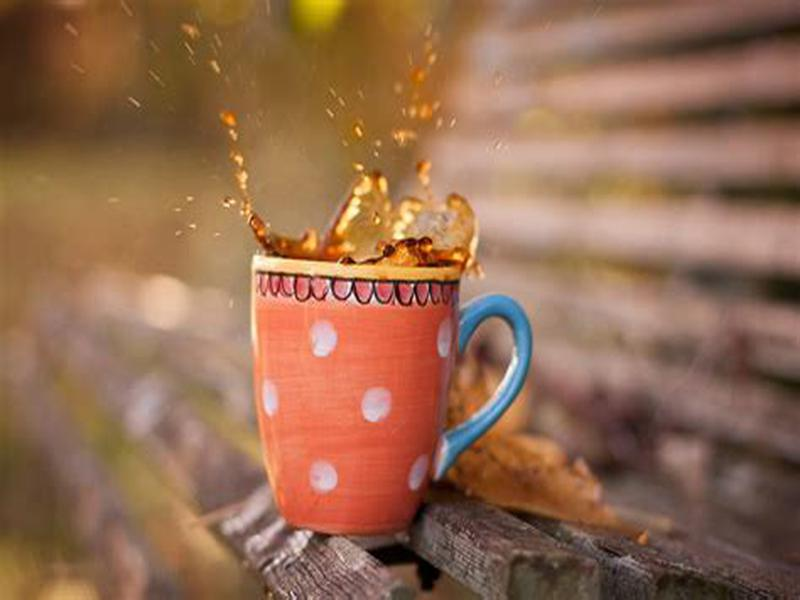
#> input picture custom_obj_detection/images/test/cup-1.jpg, 800 x 600 px, given in place of testbook-1.jpg, which was not available
$ python transform_img_res.py --directory images/test --size 100 100   (older library calls are emulated)
#> lines starting #> are read from the running program, lines starting #| are printed output that depends on the picture
''' This is a custom script for image resolution transformation '''
# works only witn jpg and not with jpeg

from PIL import Image
import os
import argparse


def rescale_imgs(directory, size):
#> called with directory = 'images/test'
    for img in os.listdir(directory):
        im = Image.open(directory + img)
#> im is the input picture: PIL image 800x600 RGB; mean R, G, B 148.2, 107, 80.5
        img_resized = im.resize(size, Image.ANTIALIAS)
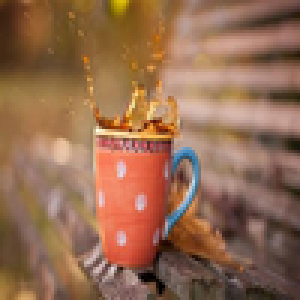
#> img_resized: PIL image 100x100 RGB (shown 3 times larger); mean R, G, B 148.2, 107, 80.5
        img_resized.save(directory + img)
#> pass 2 of the loop in rescale_imgs, `for img in os.listdir(directory):`:
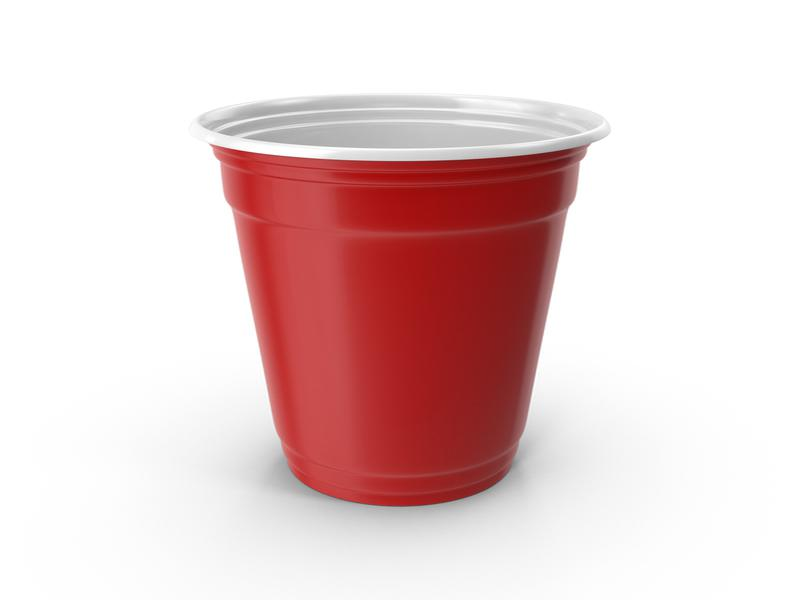
#> input picture custom_obj_detection/images/test/cup-4.jpg, 800 x 600 px, given in place of testbook-6.jpg, which was not available
#> in rescale_imgs, im is the input picture: PIL image 800x600 RGB; mean R, G, B 231.7, 207.1, 207.1
#> in rescale_imgs, `img_resized = im.resize(size, Image.ANTIALIAS)`:
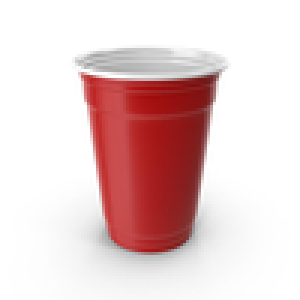
#> img_resized: PIL image 100x100 RGB (shown 3 times larger); mean R, G, B 231.7, 207, 207.1

if __name__ == '__main__':
    parser = argparse.ArgumentParser(description="Rescale images")
    parser.add_argument('-d', '--directory', type=str, required=True,
    help='Directory containing the images')
    parser.add_argument('-s', '--size', type=int, required=True,
    nargs=2, metavar=('width', 'hight'), help='Image size')
    args = parser.parse_args()
#> (the run stopped early here; a loop or call above may not have finished)
